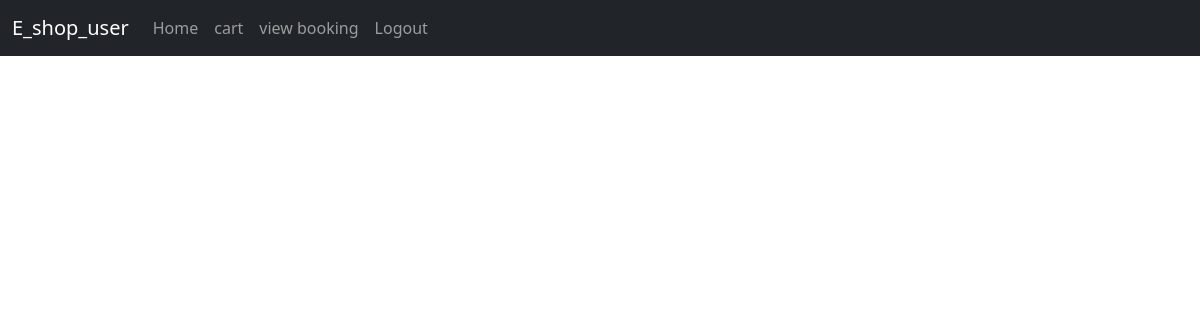
The page /view_cart/ (signed in) on the database as committed earlier.
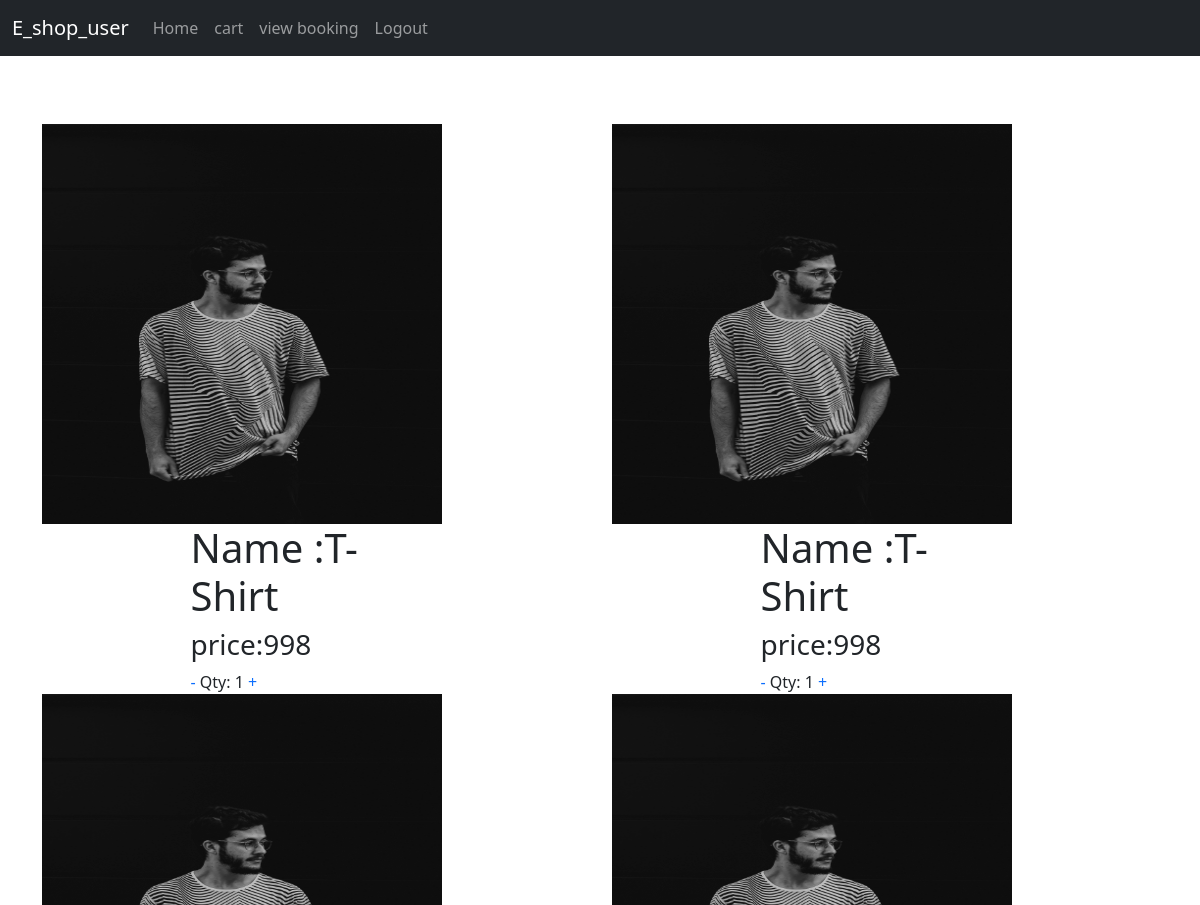
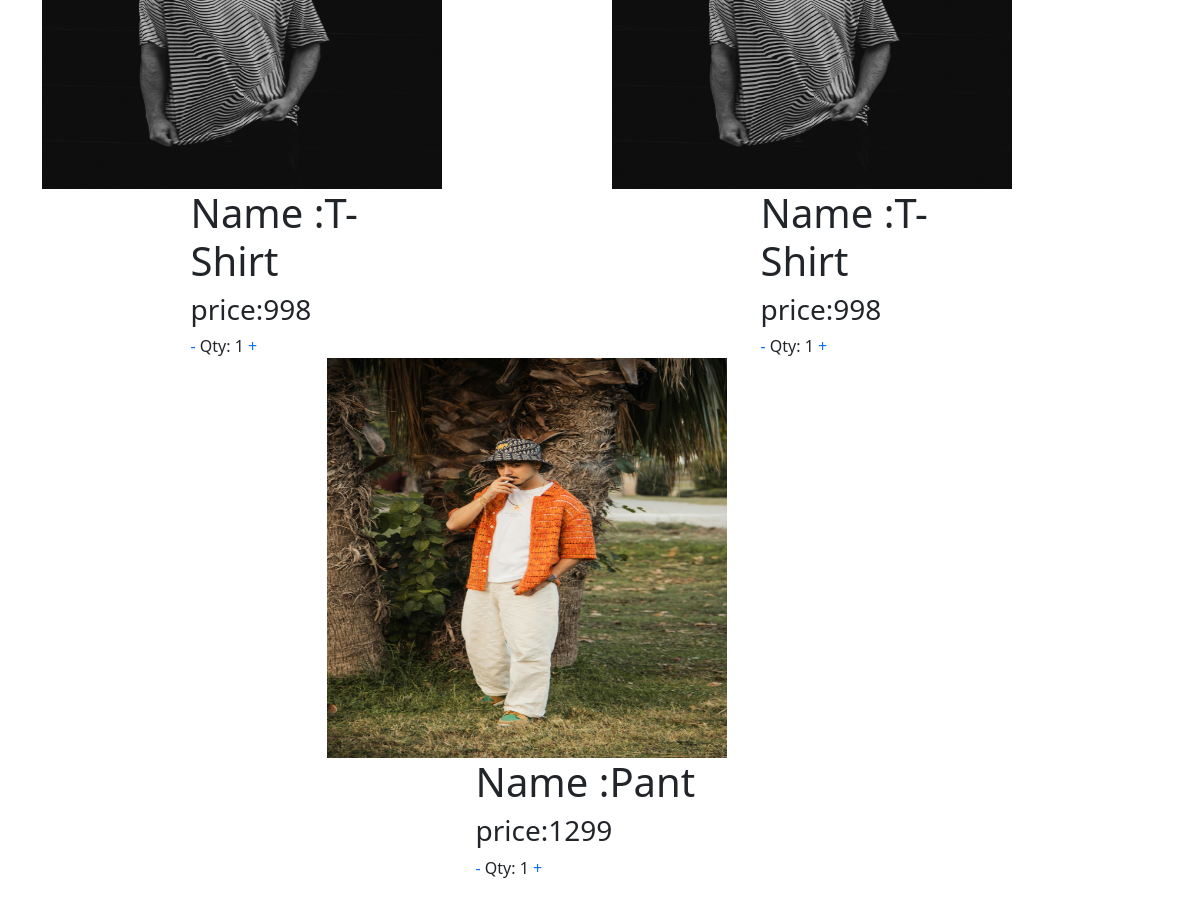
The same page on the database as committed later (2 pictures, top to bottom).
### app/models.py (models this page shows)
class Cart(models.Model):
    product=models.ForeignKey(Product,on_delete=models.CASCADE)
    user=models.ForeignKey(User,on_delete=models.CASCADE)
    qty=models.IntegerField()

class Product(models.Model):
    pid=models.TextField()
    name=models.TextField()
    dis=models.TextField()
    price=models.IntegerField()
    offer_price=models.IntegerField()
    stock=models.IntegerField()
    img=models.FileField()

### app/views.py (the view)
# urls.py: path('view_cart/',views.view_cart),
def view_cart(req):
    user=User.objects.get(username=req.session['user'])
    data=Cart.objects.filter(user=user)
    return render(req,'user/cart.html',{'cart':data})

### template/user/cart.html (shortened to what this page needs)
<!DOCTYPE html>
<html lang="en">
<head>
    <link href="https://cdn.jsdelivr.net/npm/bootstrap@5.3.3/dist/css/bootstrap.min.css" rel="stylesheet">
</head>
<body>
    <nav class="navbar navbar-expand-sm bg-dark navbar-dark fixed-top">
        <div class="container-fluid">
          <a class="navbar-brand" href="">E_shop_user</a>
          <div class="collapse navbar-collapse" id="collapsibleNavbar">
            <ul class="navbar-nav">
              <li class="nav-item">
                <a class="nav-link" href="../user_home">Home</a>
              </li>
              <li class="nav-item">
                <a class="nav-link" href="add_to_cart">cart</a>
              </li>
              <li class="nav-item">
                <a class="nav-link" href="#">view booking</a>
              </li>
              <li class="nav-item">
                <a class="nav-link" href="logout">Logout</a>
              </li>
            </ul>
          </div>
        </div>
      </nav>
    <div class="container py-5 mt-6" style="margin-top: 100px;">
        <div class="row g-4 align-items-center">
            {% for i in cart%}
            <div class="container col-lg-6">
                <img src="{{i.product.img.url}}" alt="" style="height: 400px;width: 400px;">
                <div class="container col-lg-6">
                    <h1>Name :{{i.product.name}}</h1>
                    <h3>price:{{i.product.offer_price}}</h3>
                    <a href="../qty_dec/{{i.pk}}">- </a> Qty: {{i.qty}} <a href="../qty_in/{{i.pk}}"> + </a>
                </div>
            </div>
            {% endfor %}
        </div>
    </div>
</body>
</html>

### template/user/cart.html (style rules this page uses)
a { text-decoration: none; }

Rows that differ between the two databases and show on the page:
added Cart: product.img (picture), product.name "T-Shirt", product.offer_price "998", qty "1"
added Cart: product.img (picture), product.name "T-Shirt", product.offer_price "998", qty "1"
added Cart: product.img (picture), product.name "T-Shirt", product.offer_price "998", qty "1"
added Cart: product.img (picture), product.name "T-Shirt", product.offer_price "998", qty "1"
added Cart: product.img (picture), product.name "Pant", product.offer_price "1299", qty "1"
